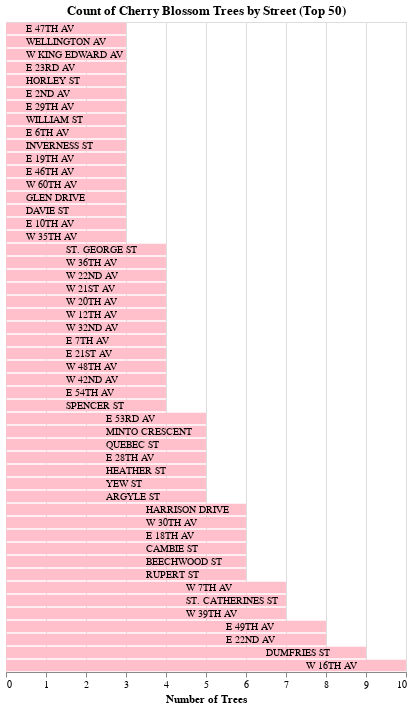

Notebook code for this chart:
### Code cell
#the bar chart
street_plot = alt.Chart(top50_streets).mark_bar(color='pink').encode(
    alt.X('count', title='Number of Trees'),
    alt.Y('std_street:N', sort='x', title='Street', axis=None),
    tooltip=['std_street:N']).properties(
    title='Count of Cherry Blossom Trees by Street (Top 50)', height=650
)

# the texts inside bar chart
text = alt.Chart(top50_streets).mark_text(align='left', dx=-100, color='black', size=10).encode(
    alt.X('count'),
    alt.Y('std_street:N', sort='x'),
    text=alt.Text('std_street:N')
)

streets = street_plot + text

streets

### Figure 1 — Vega-Lite specification as saved in the notebook (floating-point values rounded to 4 significant figures)
{"config": {"view": {"continuousWidth": 400, "continuousHeight": 300}}, "layer": [{"mark": {"type": "bar", "color": "pink"}, "encoding": {"tooltip": [{"type": "nominal", "field": "std_street"}], "x": {"type": "quantitative", "field": "count", "title": "Number of Trees"}, "y": {"type": "nominal", "axis": null, "field": "std_street", "sort": "x", "title": "Street"}}, "height": 650, "title": "Count of Cherry Blossom Trees by Street (Top 50)"}, {"mark": {"type": "text", "align": "left", "color": "black", "dx": -100, "size": 10}, "encoding": {"text": {"type": "nominal", "field": "std_street"}, "x": {"type": "quantitative", "field": "count"}, "y": {"type": "nominal", "field": "std_street", "sort": "x"}}}], "data": {"name": "data-c3928d41865f9f78fe5621f935f5333b"}, "$schema": "https://vega.github.io/schema/vega-lite/v4.8.1.json", "datasets": {"data-c3928d41865f9f78fe5621f935f5333b": [{"std_street": "W 16TH AV", "count": 10}, {"std_street": "DUMFRIES ST", "count": 9}, {"std_street": "E 49TH AV", "count": 8}, {"std_street": "E 22ND AV", "count": 8}, {"std_street": "W 7TH AV", "count": 7}, {"std_street": "ST. CATHERINES ST", "count": 7}, {"std_street": "W 39TH AV", "count": 7}, {"std_street": "HARRISON DRIVE", "count": 6}, {"std_street": "W 30TH AV", "count": 6}, {"std_street": "E 18TH AV", "count": 6}, {"std_street": "CAMBIE ST", "count": 6}, {"std_street": "BEECHWOOD ST", "count": 6}, {"std_street": "RUPERT ST", "count": 6}, {"std_street": "E 53RD AV", "count": 5}, {"std_street": "MINTO CRESCENT", "count": 5}, {"std_street": "QUEBEC ST", "count": 5}, {"std_street": "E 28TH AV", "count": 5}, {"std_street": "HEATHER ST", "count": 5}, {"std_street": "YEW ST", "count": 5}, {"std_street": "ARGYLE ST", "count": 5}, {"std_street": "ST. GEORGE ST", "count": 4}, {"std_street": "W 36TH AV", "count": 4}, {"std_street": "W 22ND AV", "count": 4}, {"std_street": "W 21ST AV", "count": 4}, {"std_street": "W 20TH AV", "count": 4}, {"std_street": "W 12TH AV", "count": 4}, {"std_street": "W 32ND AV", "count": 4}, {"std_street": "E 7TH AV", "count": 4}, {"std_street": "E 21ST AV", "count": 4}, {"std_street": "W 48TH AV", "count": 4}, {"std_street": "W 42ND AV", "count": 4}, {"std_street": "E 54TH AV", "count": 4}, {"std_street": "SPENCER ST", "count": 4}, {"std_street": "E 47TH AV", "count": 3}, {"std_street": "WELLINGTON AV", "count": 3}, {"std_street": "W KING EDWARD AV", "count": 3}, {"std_street": "E 23RD AV", "count": 3}, {"std_street": "HORLEY ST", "count": 3}, {"std_street": "E 2ND AV", "count": 3}, {"std_street": "E 29TH AV", "count": 3}, {"std_street": "WILLIAM ST", "count": 3}, {"std_street": "E 6TH AV", "count": 3}, {"std_street": "INVERNESS ST", "count": 3}, {"std_street": "E 19TH AV", "count": 3}, {"std_street": "E 46TH AV", "count": 3}, {"std_street": "W 60TH AV", "count": 3}, {"std_street": "GLEN DRIVE", "count": 3}, {"std_street": "DAVIE ST", "count": 3}, {"std_street": "E 10TH AV", "count": 3}, {"std_street": "W 35TH AV", "count": 3}]}}
